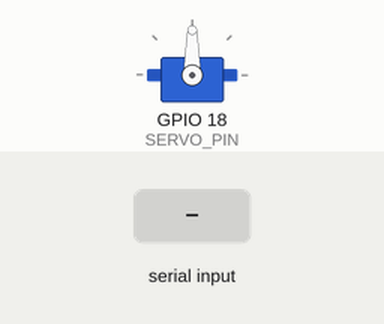
Recording of a sketch running on a simulated ESP32. On the bench: servo. Inputs (shaded band) come from the test bench. What the sketch prints to the serial monitor is not drawn.

Above: at 1.2 s.
1.3 s: "start\n" received over Serial
At 2.64 s:
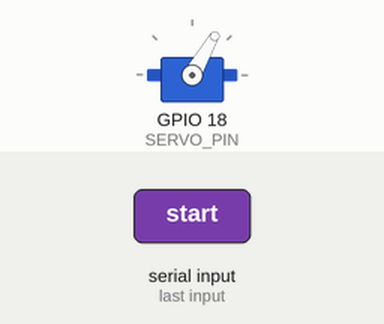
4.3 s: "stop\n" received over Serial
At 4.52 s:
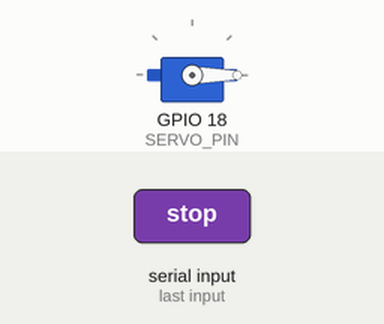
At 6.5 s:
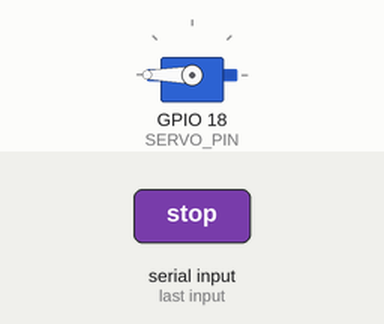
7.3 s: "90,45\n" received over Serial
8.9 s: "start\n" received over Serial
Timing chart, 0 to 12.9 s (numbered marks = the images above; inputs shaded):
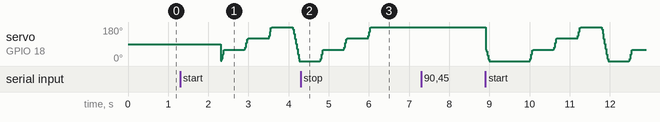

Measured:
- after the input at 4.3 s, servo on GPIO 18 (SERVO_PIN): goes on until 6.0 s, then stays 180°
- after the input at 7.3 s, every drawn part: stays the same

The sketch:

servo_repeatability.ino
```cpp
#include <ESP32Servo.h>

Servo myServo;
const int SERVO_PIN = 18;
const int MIN_US = 500;     // 0°
const int MAX_US = 2500;    // 270°
int currentAngle = 0;

int mapDegToUs(int deg) {
  deg = constrain(deg, 0, 270);
  return MIN_US + (long)deg * (MAX_US - MIN_US) / 270;
}

// Faster motion profile
void moveSmooth(int target) {
  target = constrain(target, 0, 270);
  int dir = (target > currentAngle) ? 1 : -1;
  int v = 1, vMax = 10, vMin = 1;   // higher vMax = faster
  int dt = 6;                       // smaller dt = faster
  while (currentAngle != target) {
    int rem = abs(target - currentAngle);
    if (rem > 40) v = min(v + 1, vMax); else v = max(v - 1, vMin);
    currentAngle += dir * min(rem, v);
    myServo.writeMicroseconds(mapDegToUs(currentAngle));
    delay(dt);
  }
}

void setup() {
  Serial.begin(115200);
  myServo.setPeriodHertz(50);
  myServo.attach(SERVO_PIN, MIN_US, MAX_US);
  Serial.println("Enter angle 0–270 (500–2500 µs), or 'start'/'stop'.");

  // Always reset to 0° on power-up
  moveSmooth(0);
  Serial.println("Servo initialized at 0°.");
}

void loop() {
  if (!Serial.available()) { delay(10); return; }
  String s = Serial.readStringUntil('\n'); s.trim();

  // --- STOP COMMAND ---
  if (s.equalsIgnoreCase("stop")) {
    myServo.detach();
    Serial.println("🟥 Servo detached (stopped).");
    return;
  }

  // --- START SEQUENCE ---
  if (s.equalsIgnoreCase("start")) {
    if (!myServo.attached()) {
      myServo.attach(SERVO_PIN, MIN_US, MAX_US);
      Serial.println("🟩 Servo reattached.");
    }

    const int HOLD_MS = 500;   // 1-second pause
    const int CYCLES  = 3;

    Serial.println("Resetting to 0°...");
    moveSmooth(0);
    delay(HOLD_MS);

    Serial.println("Running sequence: (0° → 90° → 180° → 270°, 1s each) x5");

    for (int i = 1; i <= CYCLES; ++i) {
      Serial.print("Cycle "); Serial.print(i); Serial.println("/10");

      moveSmooth(0);   delay(HOLD_MS);
      moveSmooth(90);  delay(HOLD_MS);
      moveSmooth(180); delay(HOLD_MS);;
      moveSmooth(270); delay(HOLD_MS);

      // Check for early stop
      if (Serial.available()) {
        String t = Serial.readStringUntil('\n'); t.trim();
        if (t.equalsIgnoreCase("stop")) {
          myServo.detach();
          Serial.println("🟥 Stopped mid-sequence.");
          return;
        }
      }
    }

    // Return to 0° at the end
    Serial.println("Returning to 0°...");
    moveSmooth(0);
    delay(HOLD_MS);

    myServo.detach();
    Serial.println("✅ Sequence complete. Servo stopped at 0°.");
    return;
  }

  // --- MANUAL ANGLE COMMAND ---
  int deg = s.toInt();
  if (deg >= 0 && deg <= 270) {
    Serial.print("Moving to "); Serial.print(deg); Serial.println("°");
    moveSmooth(deg);
    Serial.println("Reached.");
  } else {
    Serial.println("Enter 0–270, or 'start'/'stop'.");
  }
}
```
